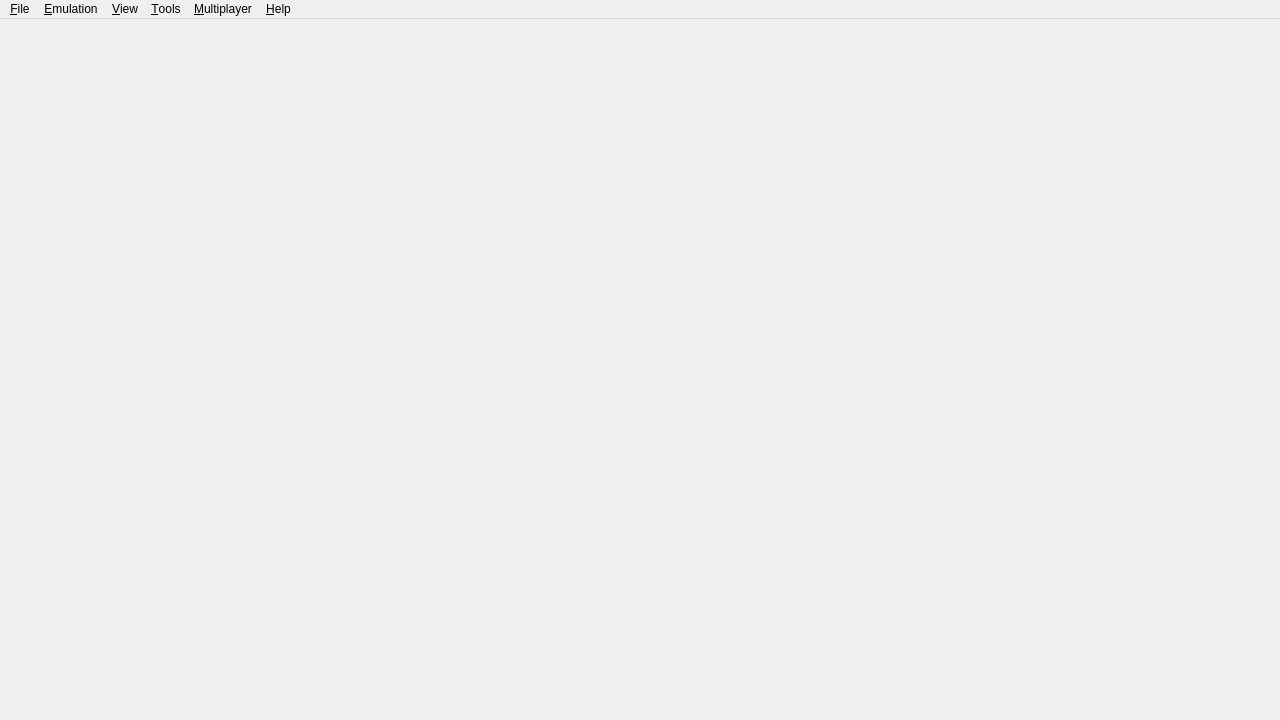
<?xml version="1.0" encoding="UTF-8"?>
<ui version="4.0">
 <class>MainWindow</class>
 <widget class="QMainWindow" name="MainWindow">
  <property name="geometry">
   <rect>
    <x>0</x>
    <y>0</y>
    <width>1280</width>
    <height>720</height>
   </rect>
  </property>
  <property name="windowTitle">
   <string>sudachi</string>
  </property>
  <property name="windowIcon">
   <iconset resource="sudachi.qrc">
    <normaloff>:/img/sudachi.ico</normaloff>:/img/sudachi.ico</iconset>
  </property>
  <property name="tabShape">
   <enum>QTabWidget::Rounded</enum>
  </property>
  <property name="dockNestingEnabled">
   <bool>true</bool>
  </property>
  <widget class="QWidget" name="centralwidget">
   <layout class="QHBoxLayout" name="horizontalLayout">
    <property name="leftMargin">
     <number>0</number>
    </property>
    <property name="topMargin">
     <number>0</number>
    </property>
    <property name="rightMargin">
     <number>0</number>
    </property>
    <property name="bottomMargin">
     <number>0</number>
    </property>
   </layout>
  </widget>
  <widget class="QMenuBar" name="menubar">
   <property name="geometry">
    <rect>
     <x>0</x>
     <y>0</y>
     <width>1280</width>
     <height>21</height>
    </rect>
   </property>
   <widget class="QMenu" name="menu_File">
    <property name="title">
     <string>&amp;File</string>
    </property>
    <widget class="QMenu" name="menu_recent_files">
     <property name="title">
      <string>&amp;Recent Files</string>
     </property>
    </widget>
    <addaction name="action_Install_File_NAND"/>
    <addaction name="separator"/>
    <addaction name="action_Load_File"/>
    <addaction name="action_Load_Folder"/>
    <addaction name="separator"/>
    <addaction name="menu_recent_files"/>
    <addaction name="separator"/>
    <addaction name="action_Load_Amiibo"/>
    <addaction name="separator"/>
    <addaction name="action_Open_sudachi_Folder"/>
    <addaction name="separator"/>
    <addaction name="action_Exit"/>
   </widget>
   <widget class="QMenu" name="menu_Emulation">
    <property name="title">
     <string>&amp;Emulation</string>
    </property>
    <addaction name="action_Pause"/>
    <addaction name="action_Stop"/>
    <addaction name="action_Restart"/>
    <addaction name="separator"/>
    <addaction name="action_Configure"/>
    <addaction name="action_Configure_Current_Game"/>
   </widget>
   <widget class="QMenu" name="menu_View">
    <property name="title">
     <string>&amp;View</string>
    </property>
    <widget class="QMenu" name="menu_Reset_Window_Size">
     <property name="title">
      <string>&amp;Reset Window Size</string>
     </property>
    </widget>
    <widget class="QMenu" name="menu_View_Debugging">
     <property name="title">
      <string>&amp;Debugging</string>
     </property>
    </widget>
    <action name="action_Reset_Window_Size_720">
     <property name="text">
      <string>Reset Window Size to &amp;720p</string>
     </property>
     <property name="iconText">
      <string>Reset Window Size to 720p</string>
     </property>
    </action>
    <action name="action_Reset_Window_Size_900">
     <property name="text">
      <string>Reset Window Size to &amp;900p</string>
     </property>
     <property name="iconText">
      <string>Reset Window Size to 900p</string>
     </property>
    </action>
    <action name="action_Reset_Window_Size_1080">
     <property name="text">
      <string>Reset Window Size to &amp;1080p</string>
     </property>
     <property name="iconText">
      <string>Reset Window Size to 1080p</string>
     </property>
    </action>
    <addaction name="action_Fullscreen"/>
    <addaction name="action_Single_Window_Mode"/>
    <addaction name="action_Display_Dock_Widget_Headers"/>
    <addaction name="action_Show_Filter_Bar"/>
    <addaction name="action_Show_Status_Bar"/>
    <addaction name="separator"/>
    <addaction name="menu_Reset_Window_Size"/>
    <addaction name="menu_View_Debugging"/>
   </widget>
   <widget class="QMenu" name="menu_Multiplayer">
    <property name="enabled">
     <bool>true</bool>
    </property>
    <property name="title">
     <string>&amp;Multiplayer</string>
    </property>
    <addaction name="action_View_Lobby"/>
    <addaction name="action_Start_Room"/>
    <addaction name="action_Connect_To_Room"/>
    <addaction name="separator"/>
    <addaction name="action_Show_Room"/>
    <addaction name="action_Leave_Room"/>
   </widget>
   <widget class="QMenu" name="menu_Tools">
    <property name="title">
     <string>&amp;Tools</string>
    </property>
    <widget class="QMenu" name="menu_cabinet_applet">
     <property name="title">
      <string>&amp;Amiibo</string>
     </property>
     <addaction name="action_Load_Cabinet_Nickname_Owner"/>
     <addaction name="action_Load_Cabinet_Eraser"/>
     <addaction name="action_Load_Cabinet_Restorer"/>
     <addaction name="action_Load_Cabinet_Formatter"/>
    </widget>
    <widget class="QMenu" name="menuTAS">
     <property name="title">
      <string>&amp;TAS</string>
     </property>
     <addaction name="action_TAS_Start"/>
     <addaction name="action_TAS_Record"/>
     <addaction name="action_TAS_Reset"/>
     <addaction name="separator"/>
     <addaction name="action_Configure_Tas"/>
    </widget>
    <addaction name="action_Install_Keys"/>
    <addaction name="action_Install_Firmware"/>
    <addaction name="action_Verify_installed_contents"/>
    <addaction name="separator"/>
    <addaction name="menu_cabinet_applet"/>
    <addaction name="action_Load_Album"/>
    <addaction name="action_Load_Mii_Edit"/>
    <addaction name="action_Load_QLaunch"/>
    <addaction name="action_Open_Controller_Menu"/>
    <addaction name="separator"/>
    <addaction name="action_Capture_Screenshot"/>
    <addaction name="menuTAS"/>
   </widget>
   <widget class="QMenu" name="menu_Help">
    <property name="title">
     <string>&amp;Help</string>
    </property>
    <addaction name="action_Report_Compatibility"/>
    <addaction name="action_Open_Mods_Page"/>
    <addaction name="action_Open_Quickstart_Guide"/>
    <addaction name="action_Open_FAQ"/>
    <addaction name="separator"/>
    <addaction name="action_About"/>
   </widget>
   <addaction name="menu_File"/>
   <addaction name="menu_Emulation"/>
   <addaction name="menu_View"/>
   <addaction name="menu_Tools"/>
   <addaction name="menu_Multiplayer"/>
   <addaction name="menu_Help"/>
  </widget>
  <action name="action_Install_File_NAND">
   <property name="enabled">
    <bool>true</bool>
   </property>
   <property name="text">
    <string>&amp;Install Files to NAND...</string>
   </property>
  </action>
  <action name="action_Load_File">
   <property name="text">
    <string>L&amp;oad File...</string>
   </property>
  </action>
  <action name="action_Load_Folder">
   <property name="text">
    <string>Load &amp;Folder...</string>
   </property>
  </action>
  <action name="action_Exit">
   <property name="text">
    <string>E&amp;xit</string>
   </property>
  </action>
  <action name="action_Pause">
   <property name="enabled">
    <bool>false</bool>
   </property>
   <property name="text">
    <string>&amp;Pause</string>
   </property>
  </action>
  <action name="action_Stop">
   <property name="enabled">
    <bool>false</bool>
   </property>
   <property name="text">
    <string>&amp;Stop</string>
   </property>
  </action>
  <action name="action_Verify_installed_contents">
   <property name="text">
    <string>&amp;Verify Installed Contents</string>
   </property>
  </action>
  <action name="action_About">
   <property name="text">
    <string>&amp;About sudachi</string>
   </property>
  </action>
  <action name="action_Single_Window_Mode">
   <property name="checkable">
    <bool>true</bool>
   </property>
   <property name="text">
    <string>Single &amp;Window Mode</string>
   </property>
  </action>
  <action name="action_Configure">
   <property name="text">
    <string>Con&amp;figure...</string>
   </property>
   <property name="menuRole">
    <enum>QAction::PreferencesRole</enum>
   </property>
  </action>
  <action name="action_Display_Dock_Widget_Headers">
   <property name="checkable">
    <bool>true</bool>
   </property>
   <property name="text">
    <string>Display D&amp;ock Widget Headers</string>
   </property>
  </action>
  <action name="action_Show_Filter_Bar">
   <property name="checkable">
    <bool>true</bool>
   </property>
   <property name="text">
    <string>Show &amp;Filter Bar</string>
   </property>
  </action>
  <action name="action_Show_Status_Bar">
   <property name="checkable">
    <bool>true</bool>
   </property>
   <property name="text">
    <string>Show &amp;Status Bar</string>
   </property>
   <property name="iconText">
    <string>Show Status Bar</string>
   </property>
  </action>
  <action name="action_View_Lobby">
   <property name="enabled">
    <bool>true</bool>
   </property>
   <property name="text">
    <string>&amp;Browse Public Game Lobby</string>
   </property>
  </action>
  <action name="action_Start_Room">
   <property name="enabled">
    <bool>true</bool>
   </property>
   <property name="text">
    <string>&amp;Create Room</string>
   </property>
  </action>
  <action name="action_Leave_Room">
   <property name="enabled">
    <bool>false</bool>
   </property>
   <property name="text">
    <string>&amp;Leave Room</string>
   </property>
  </action>
  <action name="action_Connect_To_Room">
   <property name="text">
    <string>&amp;Direct Connect to Room</string>
   </property>
  </action>
  <action name="action_Show_Room">
   <property name="enabled">
    <bool>false</bool>
   </property>
   <property name="text">
    <string>&amp;Show Current Room</string>
   </property>
  </action>
  <action name="action_Fullscreen">
   <property name="checkable">
    <bool>true</bool>
   </property>
   <property name="text">
    <string>F&amp;ullscreen</string>
   </property>
  </action>
  <action name="action_Restart">
   <property name="enabled">
    <bool>false</bool>
   </property>
   <property name="text">
    <string>&amp;Restart</string>
   </property>
  </action>
  <action name="action_Load_Amiibo">
   <property name="enabled">
    <bool>false</bool>
   </property>
   <property name="text">
    <string>Load/Remove &amp;Amiibo...</string>
   </property>
  </action>
  <action name="action_Report_Compatibility">
   <property name="enabled">
    <bool>false</bool>
   </property>
   <property name="text">
    <string>&amp;Report Compatibility</string>
   </property>
   <property name="visible">
    <bool>false</bool>
   </property>
  </action>
  <action name="action_Open_Mods_Page">
   <property name="text">
    <string>Open &amp;Mods Page</string>
   </property>
  </action>
  <action name="action_Open_Quickstart_Guide">
   <property name="text">
    <string>Open &amp;Quickstart Guide</string>
   </property>
  </action>
  <action name="action_Open_FAQ">
   <property name="text">
    <string>&amp;FAQ</string>
   </property>
  </action>
  <action name="action_Open_sudachi_Folder">
   <property name="text">
    <string>Open &amp;sudachi Folder</string>
   </property>
  </action>
  <action name="action_Capture_Screenshot">
   <property name="enabled">
    <bool>false</bool>
   </property>
   <property name="text">
    <string>&amp;Capture Screenshot</string>
   </property>
  </action>
  <action name="action_Load_Album">
   <property name="text">
    <string>Open &amp;Album</string>
   </property>
  </action>
  <action name="action_Load_Cabinet_Nickname_Owner">
   <property name="text">
    <string>&amp;Set Nickname and Owner</string>
   </property>
  </action>
  <action name="action_Load_Cabinet_Eraser">
   <property name="text">
    <string>&amp;Delete Game Data</string>
   </property>
  </action>
  <action name="action_Load_Cabinet_Restorer">
   <property name="text">
    <string>&amp;Restore Amiibo</string>
   </property>
  </action>
  <action name="action_Load_Cabinet_Formatter">
   <property name="text">
    <string>&amp;Format Amiibo</string>
   </property>
  </action>
  <action name="action_Load_Mii_Edit">
   <property name="text">
    <string>Open &amp;Mii Editor</string>
   </property>
  </action>
  <action name="action_Load_QLaunch">
   <property name="text">
    <string>Open &amp;QLaunch</string>
   </property>
  </action>
  <action name="action_Configure_Tas">
   <property name="text">
    <string>&amp;Configure TAS...</string>
   </property>
   <property name="menuRole">
    <enum>QAction::NoRole</enum>
   </property>
  </action>
  <action name="action_Configure_Current_Game">
   <property name="enabled">
    <bool>false</bool>
   </property>
   <property name="text">
    <string>Configure C&amp;urrent Game...</string>
   </property>
   <property name="menuRole">
    <enum>QAction::NoRole</enum>
   </property>
  </action>
  <action name="action_TAS_Start">
   <property name="enabled">
    <bool>false</bool>
   </property>
   <property name="text">
    <string>&amp;Start</string>
   </property>
  </action>
  <action name="action_TAS_Reset">
   <property name="enabled">
    <bool>false</bool>
   </property>
   <property name="text">
    <string>&amp;Reset</string>
   </property>
  </action>
  <action name="action_TAS_Record">
   <property name="enabled">
    <bool>false</bool>
   </property>
   <property name="text">
    <string>R&amp;ecord</string>
   </property>
  </action>
  <action name="action_Open_Controller_Menu">
   <property name="text">
    <string>Open &amp;Controller Menu</string>
   </property>
  </action>
  <action name="action_Install_Firmware">
   <property name="text">
    <string>Install Firmware</string>
   </property>
  </action>
  <action name="action_Install_Keys">
   <property name="text">
    <string>Install Decryption Keys</string>
   </property>
  </action>
 </widget>
 <resources>
  <include location="sudachi.qrc"/>
 </resources>
 <connections/>
</ui>
